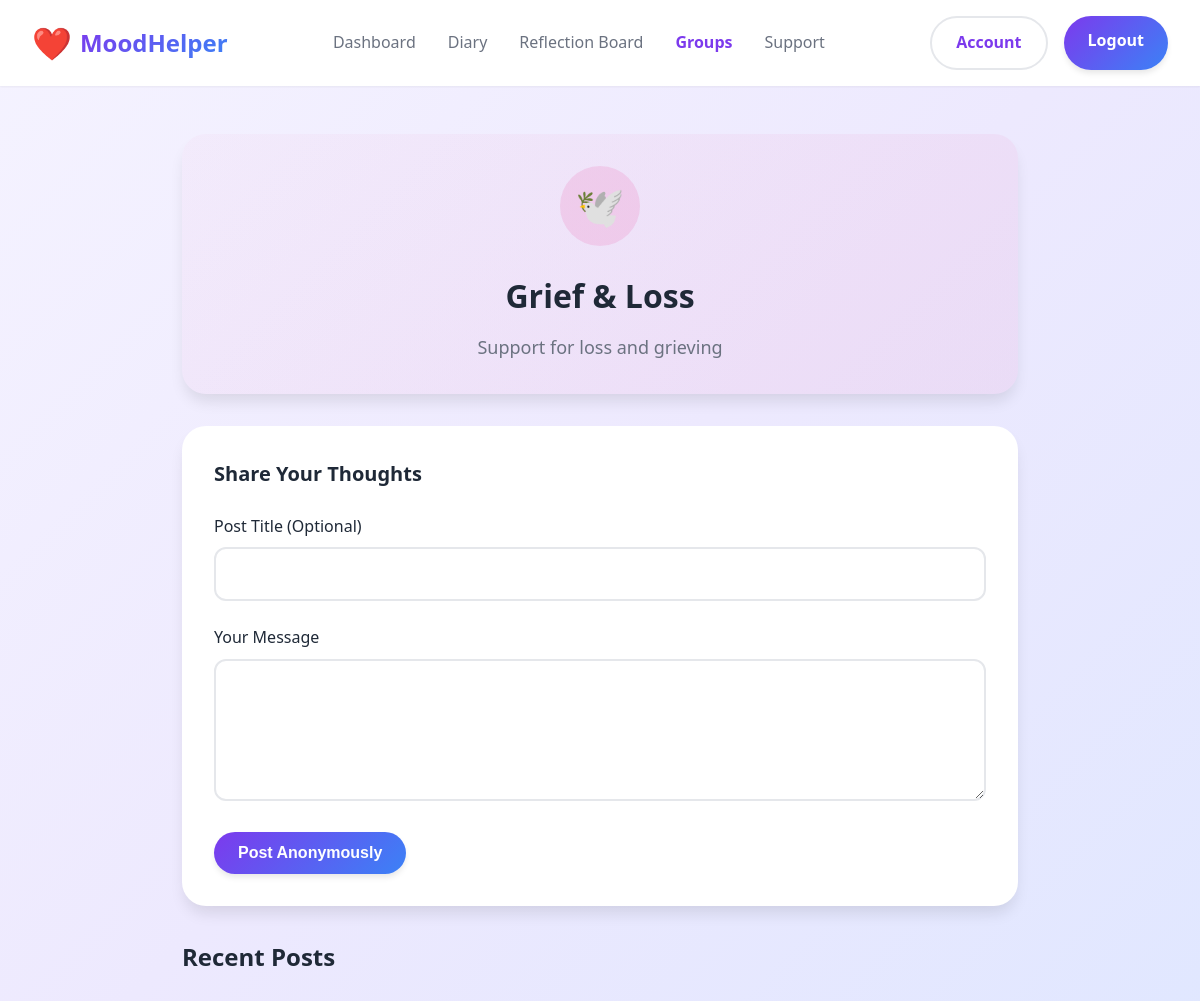
Screenshot of /group.php?id=2 (signed in) with the database file from the repository.
### tables this page shows
CREATE TABLE IF NOT EXISTS `user_groups` (
  `group_id` int NOT NULL AUTO_INCREMENT,
  `name` varchar(100) NOT NULL,
  `description` text,
  `icon` varchar(50) DEFAULT NULL,
  PRIMARY KEY (`group_id`)
);

### group.php (the view, shortened to what this page needs)
<?php
$conn = new mysqli("localhost", "root", "", "moodhelperdb");
$group_id = $_GET['id'] ?? 0;
$stmt = $conn->prepare("SELECT * FROM user_groups WHERE group_id=?");
$stmt->bind_param("i", $group_id);
$stmt->execute();
$group = $stmt->get_result()->fetch_assoc();
?>
<!DOCTYPE html>
<html lang="en">
<head>
<link rel="stylesheet" href="css/styles.css">
</head>
<body>
<nav class="navbar">
<div class="container">
<a href="dashboard.php" class="logo">
<span class="logo-icon">❤️</span>
<span class="logo-text">MoodHelper</span>
</a>
<ul class="nav-links">
<li><a href="dashboard.php">Dashboard</a></li>
<li><a href="diary.php">Diary</a></li>
<li><a href="reflection-board.php">Reflection Board</a></li>
<li><a href="groups.php" class="active">Groups</a></li>
<li><a href="mood-support.php">Support</a></li>
</ul>
<div class="nav-buttons">
<a href="account.php" class="btn btn-secondary">Account</a>
<a href="Backend/logout.php" class="btn btn-primary">Logout</a>
</div>
</div>
</nav>
<div class="container" style="padding: 3rem 2rem; max-width: 900px;">
<div class="card" style="margin-bottom: 2rem; background: linear-gradient(135deg, rgba(236,72,153,0.03), rgba(236,72,153,0.08));">
<div style="text-align:center;">
    <div style="width:80px;height:80px;margin:0 auto 1.5rem;background:rgba(236,72,153,0.15);border-radius:50%;display:flex;align-items:center;justify-content:center;font-size:2.5rem;">
        <?php echo htmlspecialchars($group['icon']); ?>
    </div>
    <h1 style="font-size:2rem;margin-bottom:0.75rem;">
        <?php echo htmlspecialchars($group['name']); ?>
    </h1>
    <p style="color:var(--text-secondary);font-size:1.125rem;max-width:600px;margin:0 auto;">
        <?php echo htmlspecialchars($group['description']); ?>
    </p>
</div>
</div>
<div class="card" style="margin-bottom: 2rem;">
<h3 style="font-size:1.25rem;margin-bottom:1.5rem;">Share Your Thoughts</h3>
<form method="POST">
<div class="form-group">
<label>Post Title (Optional)</label>
<input type="text" name="title" class="form-control">
</div>
<div class="form-group">
<label>Your Message</label>
<textarea name="content" class="form-control" rows="5" required></textarea>
</div>
<button class="btn btn-primary">Post Anonymously</button>
</form>
</div>
<div style="margin-bottom:2rem;">
<h2>Recent Posts</h2>
</div>
</div>
</body>
</html>

### css/styles.css (style rules this page uses)
* { margin: 0; padding: 0; box-sizing: border-box; }
:root { --primary-purple: #7c3aed; --primary-blue: #3b82f6; --secondary-purple: #a78bfa; --secondary-blue: #60a5fa; --background-light: #f8f7ff; --background-gradient: linear-gradient(135deg, #f5f3ff 0%, #ede9fe 50%, #e0e7ff 100%); --text-primary: #1f2937; --text-secondary: #6b7280; --white: #ffffff; --border-light: #e5e7eb; --shadow-sm: 0 1px 2px 0 rgba(0, 0, 0, 0.05); --shadow-md: 0 4px 6px -1px rgba(0, 0, 0, 0.1); --shadow-lg: 0 10px 15px -3px rgba(0, 0, 0, 0.1); --shadow-xl: 0 20px 25px -5px rgba(0, 0, 0, 0.1); --calm-bg: linear-gradient(135deg, #f0fdf4 0%, #dcfce7 50%, #dbeafe 100%); --calm-primary: #10b981; --calm-secondary: #6ee7b7; --calm-text: #064e3b; }
body { font-family: 'Segoe UI', Tahoma, Geneva, Verdana, sans-serif; background: var(--background-gradient); color: var(--text-primary); line-height: 1.6; min-height: 100vh; }
.navbar { background: var(--white); box-shadow: var(--shadow-sm); position: sticky; top: 0; z-index: 1000; padding: 1rem 0; }
.navbar .container { max-width: 1200px; margin: 0 auto; padding: 0 2rem; display: flex; justify-content: space-between; align-items: center; }
.logo { display: flex; align-items: center; gap: 0.5rem; text-decoration: none; }
.logo-icon { font-size: 2rem; }
.logo-text { font-size: 1.5rem; font-weight: 600; background: linear-gradient(135deg, var(--primary-purple), var(--primary-blue)); -webkit-background-clip: text; -webkit-text-fill-color: transparent; background-clip: text; }
.nav-links { display: flex; gap: 2rem; list-style: none; align-items: center; }
.nav-links a { text-decoration: none; color: var(--text-secondary); font-weight: 500; transition: color 0.3s ease; }
.nav-links a.active { color: var(--primary-purple); font-weight: 600; }
.nav-buttons { display: flex; gap: 1rem; }
.btn { padding: 0.75rem 1.5rem; border: none; border-radius: 2rem; font-weight: 600; cursor: pointer; transition: all 0.3s ease; text-decoration: none; display: inline-block; font-size: 1rem; }
.btn-primary { background: linear-gradient(135deg, var(--primary-purple), var(--primary-blue)); color: var(--white); box-shadow: var(--shadow-md); }
.btn-secondary { background: transparent; color: var(--primary-purple); border: 2px solid var(--border-light); }
.container { max-width: 1200px; margin: 0 auto; padding: 0 2rem; }
.form-group { margin-bottom: 1.5rem; }
.form-group label { display: block; margin-bottom: 0.5rem; font-weight: 500; color: var(--text-primary); }
.form-control { width: 100%; padding: 0.875rem 1rem; border: 2px solid var(--border-light); border-radius: 0.75rem; font-size: 1rem; transition: all 0.3s ease; font-family: inherit; }
.card { background: var(--white); border-radius: 1.5rem; padding: 2rem; box-shadow: var(--shadow-lg); }

### rows the page displays
user_groups: icon "🕊️", name "Grief & Loss", description "Support for loss and grieving"
